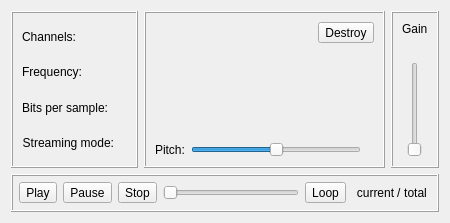
<?xml version="1.0" encoding="UTF-8"?>
<ui version="4.0">
 <class>PlayerWidget</class>
 <widget class="QWidget" name="PlayerWidget">
  <property name="geometry">
   <rect>
    <x>0</x>
    <y>0</y>
    <width>450</width>
    <height>223</height>
   </rect>
  </property>
  <property name="sizePolicy">
   <sizepolicy hsizetype="Minimum" vsizetype="MinimumExpanding">
    <horstretch>0</horstretch>
    <verstretch>0</verstretch>
   </sizepolicy>
  </property>
  <layout class="QVBoxLayout" name="verticalLayout_4">
   <item>
    <layout class="QHBoxLayout" name="horizontalLayout_7">
     <item>
      <widget class="QFrame" name="frame">
       <property name="sizePolicy">
        <sizepolicy hsizetype="Minimum" vsizetype="Preferred">
         <horstretch>0</horstretch>
         <verstretch>0</verstretch>
        </sizepolicy>
       </property>
       <property name="frameShape">
        <enum>QFrame::Box</enum>
       </property>
       <property name="frameShadow">
        <enum>QFrame::Raised</enum>
       </property>
       <layout class="QVBoxLayout" name="verticalLayout_2">
        <item>
         <layout class="QHBoxLayout" name="horizontalLayout_2">
          <item>
           <widget class="QLabel" name="labelChannelsStatic">
            <property name="text">
             <string>Channels:</string>
            </property>
            <property name="alignment">
             <set>Qt::AlignRight|Qt::AlignTrailing|Qt::AlignVCenter</set>
            </property>
           </widget>
          </item>
          <item>
           <widget class="QLabel" name="labelChannels">
            <property name="font">
             <font>
              <weight>75</weight>
              <bold>true</bold>
             </font>
            </property>
           </widget>
          </item>
         </layout>
        </item>
        <item>
         <layout class="QHBoxLayout" name="horizontalLayout_3">
          <item>
           <widget class="QLabel" name="labelFrequencyStatic">
            <property name="text">
             <string>Frequency:</string>
            </property>
            <property name="alignment">
             <set>Qt::AlignRight|Qt::AlignTrailing|Qt::AlignVCenter</set>
            </property>
           </widget>
          </item>
          <item>
           <widget class="QLabel" name="labelFrequency">
            <property name="font">
             <font>
              <weight>75</weight>
              <bold>true</bold>
             </font>
            </property>
           </widget>
          </item>
         </layout>
        </item>
        <item>
         <layout class="QHBoxLayout" name="horizontalLayout_4">
          <item>
           <widget class="QLabel" name="labelBitsPerSampleStatic">
            <property name="text">
             <string>Bits per sample:</string>
            </property>
            <property name="alignment">
             <set>Qt::AlignRight|Qt::AlignTrailing|Qt::AlignVCenter</set>
            </property>
           </widget>
          </item>
          <item>
           <widget class="QLabel" name="labelBitsPerSample">
            <property name="font">
             <font>
              <weight>75</weight>
              <bold>true</bold>
             </font>
            </property>
           </widget>
          </item>
         </layout>
        </item>
        <item>
         <layout class="QHBoxLayout" name="horizontalLayout_5">
          <item>
           <widget class="QLabel" name="labelStreamingModeStatic">
            <property name="text">
             <string>Streaming mode:</string>
            </property>
            <property name="alignment">
             <set>Qt::AlignRight|Qt::AlignTrailing|Qt::AlignVCenter</set>
            </property>
           </widget>
          </item>
          <item>
           <widget class="QLabel" name="labelStreamingMode">
            <property name="font">
             <font>
              <weight>75</weight>
              <bold>true</bold>
             </font>
            </property>
           </widget>
          </item>
         </layout>
        </item>
       </layout>
      </widget>
     </item>
     <item>
      <widget class="QFrame" name="frame_2">
       <property name="sizePolicy">
        <sizepolicy hsizetype="MinimumExpanding" vsizetype="Preferred">
         <horstretch>0</horstretch>
         <verstretch>0</verstretch>
        </sizepolicy>
       </property>
       <property name="frameShape">
        <enum>QFrame::Box</enum>
       </property>
       <property name="frameShadow">
        <enum>QFrame::Raised</enum>
       </property>
       <layout class="QVBoxLayout" name="verticalLayout_3">
        <item>
         <layout class="QHBoxLayout" name="horizontalLayout_9">
          <item>
           <widget class="QLabel" name="labelFileName">
            <property name="font">
             <font>
              <weight>75</weight>
              <bold>true</bold>
             </font>
            </property>
           </widget>
          </item>
          <item>
           <widget class="QToolButton" name="buttonDestroy">
            <property name="text">
             <string>Destroy</string>
            </property>
            <property name="icon">
             <iconset resource="../res/res.qrc">
              <normaloff>:/icons/playback-destroy.svg</normaloff>:/icons/playback-destroy.svg</iconset>
            </property>
           </widget>
          </item>
         </layout>
        </item>
        <item>
         <widget class="QLabel" name="labelState">
          <property name="sizePolicy">
           <sizepolicy hsizetype="MinimumExpanding" vsizetype="MinimumExpanding">
            <horstretch>0</horstretch>
            <verstretch>0</verstretch>
           </sizepolicy>
          </property>
          <property name="textFormat">
           <enum>Qt::LogText</enum>
          </property>
          <property name="alignment">
           <set>Qt::AlignCenter</set>
          </property>
         </widget>
        </item>
        <item>
         <layout class="QHBoxLayout" name="horizontalLayout_6">
          <item>
           <widget class="QLabel" name="labelPitchStatic">
            <property name="text">
             <string>Pitch:</string>
            </property>
           </widget>
          </item>
          <item>
           <widget class="QSlider" name="sliderPitch">
            <property name="sizePolicy">
             <sizepolicy hsizetype="MinimumExpanding" vsizetype="Fixed">
              <horstretch>0</horstretch>
              <verstretch>0</verstretch>
             </sizepolicy>
            </property>
            <property name="minimum">
             <number>-10000</number>
            </property>
            <property name="maximum">
             <number>10000</number>
            </property>
            <property name="orientation">
             <enum>Qt::Horizontal</enum>
            </property>
           </widget>
          </item>
          <item>
           <widget class="QLabel" name="labelPitch">
            <property name="alignment">
             <set>Qt::AlignCenter</set>
            </property>
           </widget>
          </item>
         </layout>
        </item>
       </layout>
      </widget>
     </item>
     <item>
      <widget class="QFrame" name="frame_3">
       <property name="sizePolicy">
        <sizepolicy hsizetype="Minimum" vsizetype="Preferred">
         <horstretch>0</horstretch>
         <verstretch>0</verstretch>
        </sizepolicy>
       </property>
       <property name="frameShape">
        <enum>QFrame::Box</enum>
       </property>
       <property name="frameShadow">
        <enum>QFrame::Raised</enum>
       </property>
       <layout class="QVBoxLayout" name="verticalLayout">
        <item>
         <widget class="QLabel" name="labelGainStatic">
          <property name="text">
           <string>Gain</string>
          </property>
         </widget>
        </item>
        <item>
         <widget class="QLabel" name="labelGain">
          <property name="alignment">
           <set>Qt::AlignCenter</set>
          </property>
         </widget>
        </item>
        <item>
         <widget class="QSlider" name="sliderGain">
          <property name="sizePolicy">
           <sizepolicy hsizetype="Minimum" vsizetype="Expanding">
            <horstretch>0</horstretch>
            <verstretch>0</verstretch>
           </sizepolicy>
          </property>
          <property name="maximum">
           <number>1000</number>
          </property>
          <property name="singleStep">
           <number>10</number>
          </property>
          <property name="pageStep">
           <number>100</number>
          </property>
          <property name="orientation">
           <enum>Qt::Vertical</enum>
          </property>
         </widget>
        </item>
       </layout>
      </widget>
     </item>
    </layout>
   </item>
   <item>
    <widget class="QFrame" name="framePlayback">
     <property name="frameShape">
      <enum>QFrame::Box</enum>
     </property>
     <property name="frameShadow">
      <enum>QFrame::Raised</enum>
     </property>
     <layout class="QHBoxLayout" name="horizontalLayout">
      <property name="margin">
       <number>6</number>
      </property>
      <item>
       <widget class="QToolButton" name="buttonPlay">
        <property name="toolTip">
         <string extracomment="Play"/>
        </property>
        <property name="text">
         <string>Play</string>
        </property>
        <property name="icon">
         <iconset resource="../res/res.qrc">
          <normaloff>:/icons/playback-play.svg</normaloff>:/icons/playback-play.svg</iconset>
        </property>
       </widget>
      </item>
      <item>
       <widget class="QToolButton" name="buttonPause">
        <property name="toolTip">
         <string extracomment="Pause"/>
        </property>
        <property name="text">
         <string>Pause</string>
        </property>
        <property name="icon">
         <iconset resource="../res/res.qrc">
          <normaloff>:/icons/playback-pause.svg</normaloff>:/icons/playback-pause.svg</iconset>
        </property>
       </widget>
      </item>
      <item>
       <widget class="QToolButton" name="buttonStop">
        <property name="toolTip">
         <string extracomment="Stop"/>
        </property>
        <property name="text">
         <string>Stop</string>
        </property>
        <property name="icon">
         <iconset resource="../res/res.qrc">
          <normaloff>:/icons/playback-stop.svg</normaloff>:/icons/playback-stop.svg</iconset>
        </property>
       </widget>
      </item>
      <item>
       <widget class="QSlider" name="sliderCurrentSampleOffset">
        <property name="sizePolicy">
         <sizepolicy hsizetype="MinimumExpanding" vsizetype="Fixed">
          <horstretch>0</horstretch>
          <verstretch>0</verstretch>
         </sizepolicy>
        </property>
        <property name="orientation">
         <enum>Qt::Horizontal</enum>
        </property>
       </widget>
      </item>
      <item>
       <widget class="QToolButton" name="buttonLoop">
        <property name="toolTip">
         <string extracomment="Loop track"/>
        </property>
        <property name="text">
         <string>Loop</string>
        </property>
        <property name="icon">
         <iconset resource="../res/res.qrc">
          <normaloff>:/icons/playback-loop.svg</normaloff>:/icons/playback-loop.svg</iconset>
        </property>
        <property name="checkable">
         <bool>true</bool>
        </property>
       </widget>
      </item>
      <item>
       <widget class="QFrame" name="frameTimes">
        <property name="frameShape">
         <enum>QFrame::NoFrame</enum>
        </property>
        <property name="frameShadow">
         <enum>QFrame::Raised</enum>
        </property>
        <layout class="QHBoxLayout" name="horizontalLayout_8">
         <property name="spacing">
          <number>2</number>
         </property>
         <property name="margin">
          <number>4</number>
         </property>
         <item>
          <widget class="QLabel" name="labelTimeCurrent">
           <property name="toolTip">
            <string extracomment="Current playback time"/>
           </property>
           <property name="text">
            <string>current</string>
           </property>
           <property name="alignment">
            <set>Qt::AlignCenter</set>
           </property>
          </widget>
         </item>
         <item>
          <widget class="QLabel" name="labelTimeSeparatorStatic">
           <property name="text">
            <string>/</string>
           </property>
          </widget>
         </item>
         <item>
          <widget class="QLabel" name="labelTimeTotal">
           <property name="toolTip">
            <string extracomment="Total track time"/>
           </property>
           <property name="text">
            <string>total</string>
           </property>
           <property name="alignment">
            <set>Qt::AlignCenter</set>
           </property>
          </widget>
         </item>
        </layout>
       </widget>
      </item>
     </layout>
    </widget>
   </item>
  </layout>
 </widget>
 <resources>
  <include location="../res/res.qrc"/>
 </resources>
 <connections/>
</ui>
